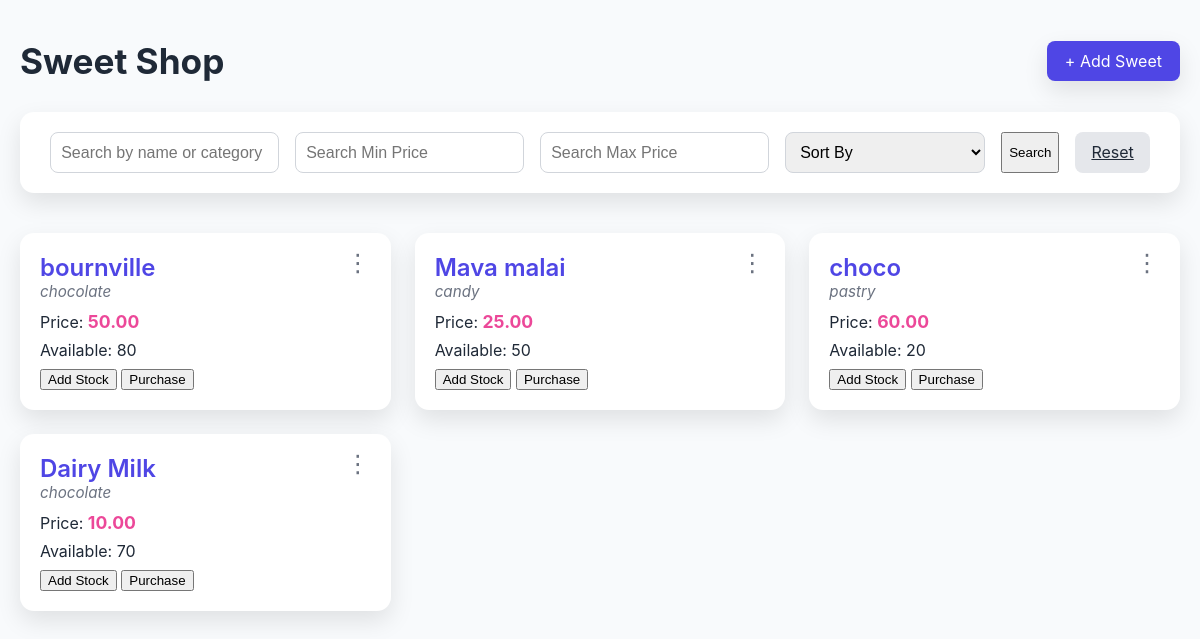
The app's page /, older data.
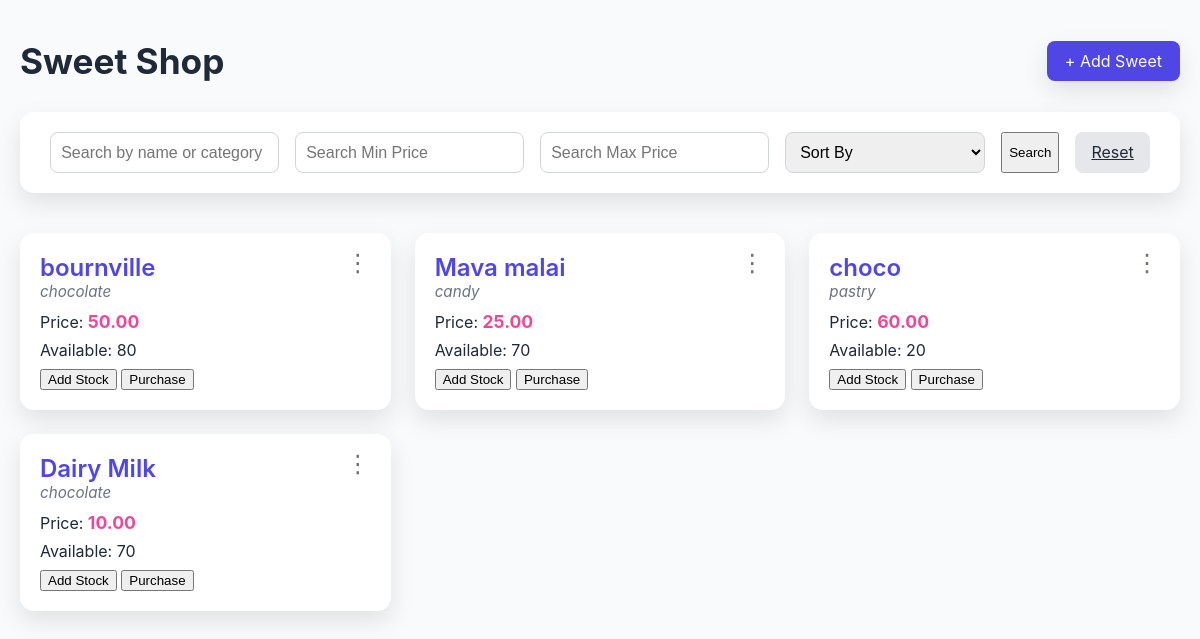
The same page, newer data.
### model/models.py (models this page shows, shortened)
class Sweet(models.Model):
    name = models.CharField(max_length=100)
    category = models.CharField(max_length=20,null=False)
    price = models.DecimalField(max_digits=6, decimal_places=2,null=False)
    quantity = models.PositiveIntegerField(null=False)

### SweetShop/views.py (the view)
# urls.py: path("",views.index,name="index"),
def index(request):
    sweets = Sweet.objects.all()
    query = request.GET.get('query')
    min_price = request.GET.get('min_price')
    max_price = request.GET.get('max_price')
    if query:
        sweets = sweets.filter(
            Q(name__icontains=query) |
            Q(category__icontains=query)
        )
    if min_price:
        sweets = sweets.filter(price__gte=min_price)  #__gte is predefine function meand greterthan equal to
    if max_price:
        sweets = sweets.filter(price__lte=max_price)  #__lte is predefine function meand lessthan equal to
    sort = request.GET.get('sort')
    if sort == 'name_asc':
        sweets = sweets.order_by('name')
    elif sort == 'name_desc':
        sweets = sweets.order_by('-name')
    elif sort == 'price_asc':
        sweets = sweets.order_by('price')
    elif sort == 'price_desc':
        sweets = sweets.order_by('-price')
    elif sort == 'quantity_asc':
        sweets = sweets.order_by('quantity')
    elif sort == 'quantity_desc':
        sweets = sweets.order_by('-quantity')
    return render(request, 'index.html', {'sweets': sweets})

### templates/index.html (shortened to what this page needs)
<!DOCTYPE html>
<html lang="en">
<head>
  <link href="static/style.css" rel="stylesheet" />
</head>
<body>
  <header>
    <h1>Sweet Shop</h1>
    <a href="add_sweet" class="btn-add">+ Add Sweet</a>
</header>
<form method="get" class="search-form">
<input type="text" name="query" placeholder="Search by name or category" value="{{ request.GET.query }}">
<input type="number" name="min_price" placeholder="Search Min Price" step="0.01" value="{{ request.GET.min_price }}">
<input type="number" name="max_price" placeholder="Search Max Price" step="0.01" value="{{ request.GET.max_price }}">
<select name="sort">
    <option value="">Sort By</option>
  </select>
<button type="submit">Search</button>
<a href="/" class="reset-link btn">Reset</a>
</form>
  <div class="container">
    {% for sweet in sweets %}
    <div class="sweet-card">
      <div class="sweet-name">{{ sweet.name }}</div>
      <div class="sweet-category">{{ sweet.category}}</div>
      <div class="sweet-info">Price: <span class="price">{{ sweet.price }}</span></div>
      <div class="sweet-info">Available: {{ sweet.quantity }}</div>
      <button onclick="openStockModal({{ sweet.id }})" type="button">Add Stock</button>
       <button onclick="openPurchaseModal({{ sweet.id }})">Purchase</button>
        <div class="action-menu">
  <button class="menu-btn">⋮</button>
</div>
    </div>
    {% empty %}
    <p>No sweets available.</p>
    {% endfor %}
  </div>
</body>
</html>

Row changes from the older to the newer data that the page shows:
changed Sweet "Mava malai": quantity "50" → "70"
